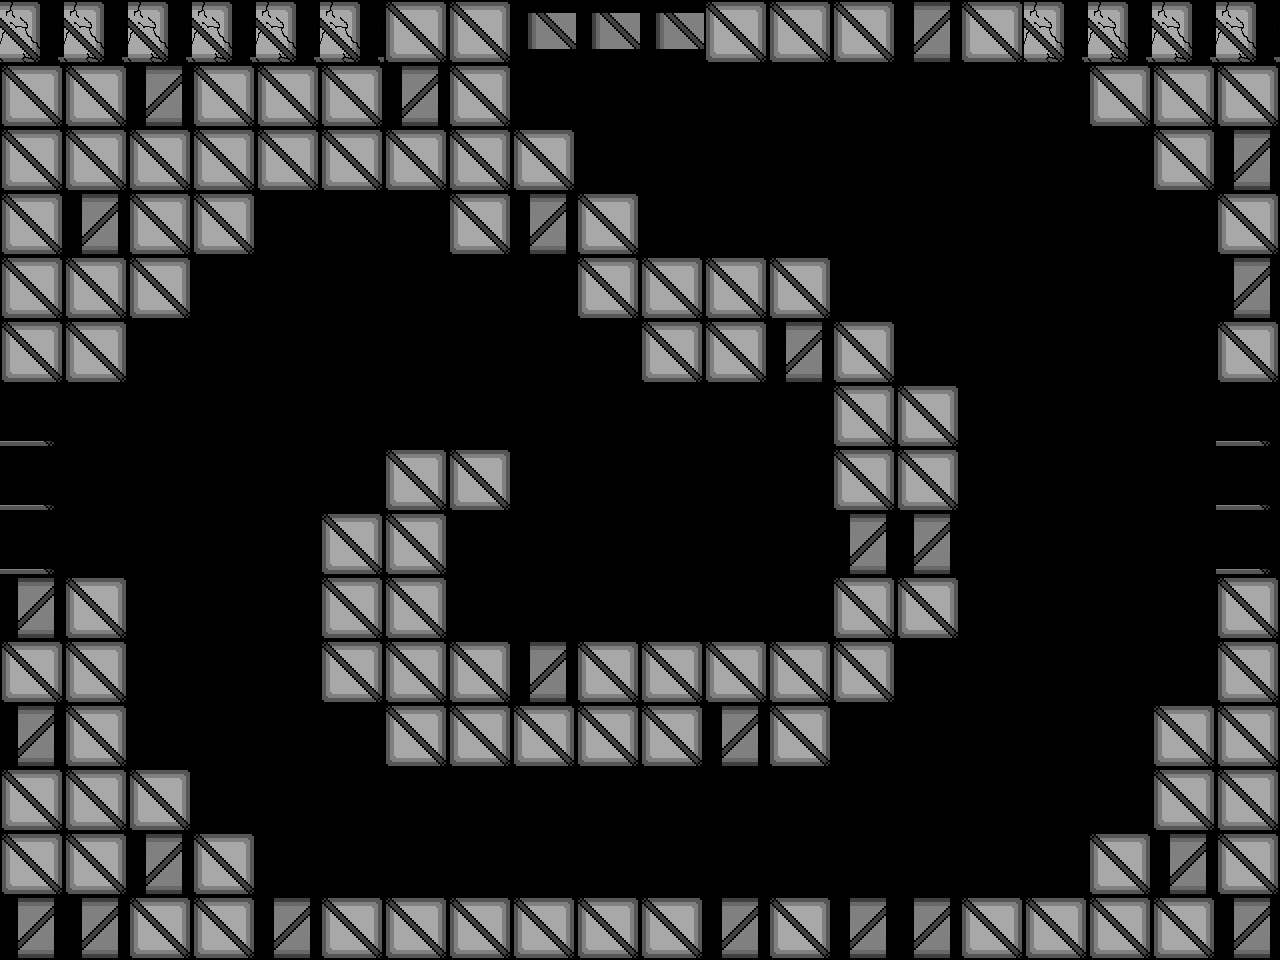

Rendered tile map (Tiled .tmx) drawn with the repository's tilesets; below, a short description and the map source with its tile grids summarised:
An orthogonal 20x15 tile map with 64x64 px tiles, 1 tile layer (Tile Layer 2) and 7 objects (5x Assassin, ScrollingBackground, Player).

<map version="1.0" tiledversion="1.1.1" orientation="orthogonal" renderorder="right-down" width="20" height="15" tilewidth="64" tileheight="64" infinite="0" nextobjectid="79">
 <properties>
  <property name="assassin" value="assets/assasin_rightLeftSpritesheet.png" />
  <property name="backgroundEasy" value="assets/backgroundEasy.png" />
  <property name="backgroundHard" value="assets/backgroundHard.png" />
  <property name="backgroundMedium" value="assets/backgroundMedium.png" />
  <property name="boss" value="assets/boss.png" />
  <property name="bossexplosion" value="assets/bossexplosion.png" />
  <property name="damageUp" value="assets/metalBoxCoin.png" />
  <property name="explosion" value="assets/explosion.png" />
  <property name="firingRateUp" value="assets/metalBoxCoin.png" />
  <property name="healthUp" value="assets/metalBoxHeart.png" />
  <property name="largeexplosion" value="assets/largeexplosion.png" />
  <property name="loading" value="assets/loading.png" />
  <property name="moveSpeedUp" value="assets/metalBoxCoin.png" />
  <property name="newborn" value="assets/newborn_spritesheet(h54_w62).png" />
  <property name="player" value="assets/playerSpriteSheetTemp.png" />
  <property name="reward" value="assets/reward1.png" />
  <property name="smallexplosion" value="assets/smallexplosion.png" />
  <property name="uno" value="assets/uno_Static.png" />
 </properties>
 <tileset firstgid="1" name="blocks1" tilewidth="64" tileheight="64" tilecount="14" columns="14">
  <image source="blocks1.png" width="900" height="64" />
 </tileset>
 <objectgroup color="#00ff00" name="Object Layer 1">
  <object id="59" name="Background" type="ScrollingBackground" x="0" y="0" width="64" height="64">
   <properties>
    <property name="numFrames" value="1" />
    <property name="textureHeight" value="960" />
    <property name="textureID" value="backgroundEasy" />
    <property name="textureWidth" value="1280" />
   </properties>
  </object>
  <object id="55" name="Player1" type="Player" x="495.333" y="545.667" width="34" height="64">
   <properties>
    <property name="numFrames" value="6" />
    <property name="textureHeight" value="60" />
    <property name="textureID" value="player" />
    <property name="textureWidth" value="34" />
   </properties>
  </object>
  <object id="68" name="Assassin1" type="Assassin" x="598.5" y="784.5" width="99" height="99">
   <properties>
    <property name="numFrames" value="4" />
    <property name="textureHeight" value="100" />
    <property name="textureID" value="assassin" />
    <property name="textureWidth" value="100" />
   </properties>
  </object>
  <object id="69" name="Assassin1" type="Assassin" x="1036.5" y="522.5" width="99" height="99">
   <properties>
    <property name="numFrames" value="4" />
    <property name="textureHeight" value="100" />
    <property name="textureID" value="assassin" />
    <property name="textureWidth" value="100" />
   </properties>
  </object>
  <object id="76" name="Assassin1" type="Assassin" x="306.5" y="284.5" width="99" height="99">
   <properties>
    <property name="numFrames" value="4" />
    <property name="textureHeight" value="100" />
    <property name="textureID" value="assassin" />
    <property name="textureWidth" value="100" />
   </properties>
  </object>
  <object id="77" name="Assassin1" type="Assassin" x="854.5" y="110.5" width="99" height="99">
   <properties>
    <property name="numFrames" value="4" />
    <property name="textureHeight" value="100" />
    <property name="textureID" value="assassin" />
    <property name="textureWidth" value="100" />
   </properties>
  </object>
  <object id="78" name="Assassin1" type="Assassin" x="174.5" y="640.5" width="99" height="99">
   <properties>
    <property name="numFrames" value="4" />
    <property name="textureHeight" value="100" />
    <property name="textureID" value="assassin" />
    <property name="textureWidth" value="100" />
   </properties>
  </object>
 </objectgroup>
 <layer name="Tile Layer 2" width="20" height="15">
  <properties>
   <property name="collidable" value="" />
  </properties>
  <data>[300 cells, 143 non-empty, 5 distinct tile ids]</data>
 </layer>
</map>
